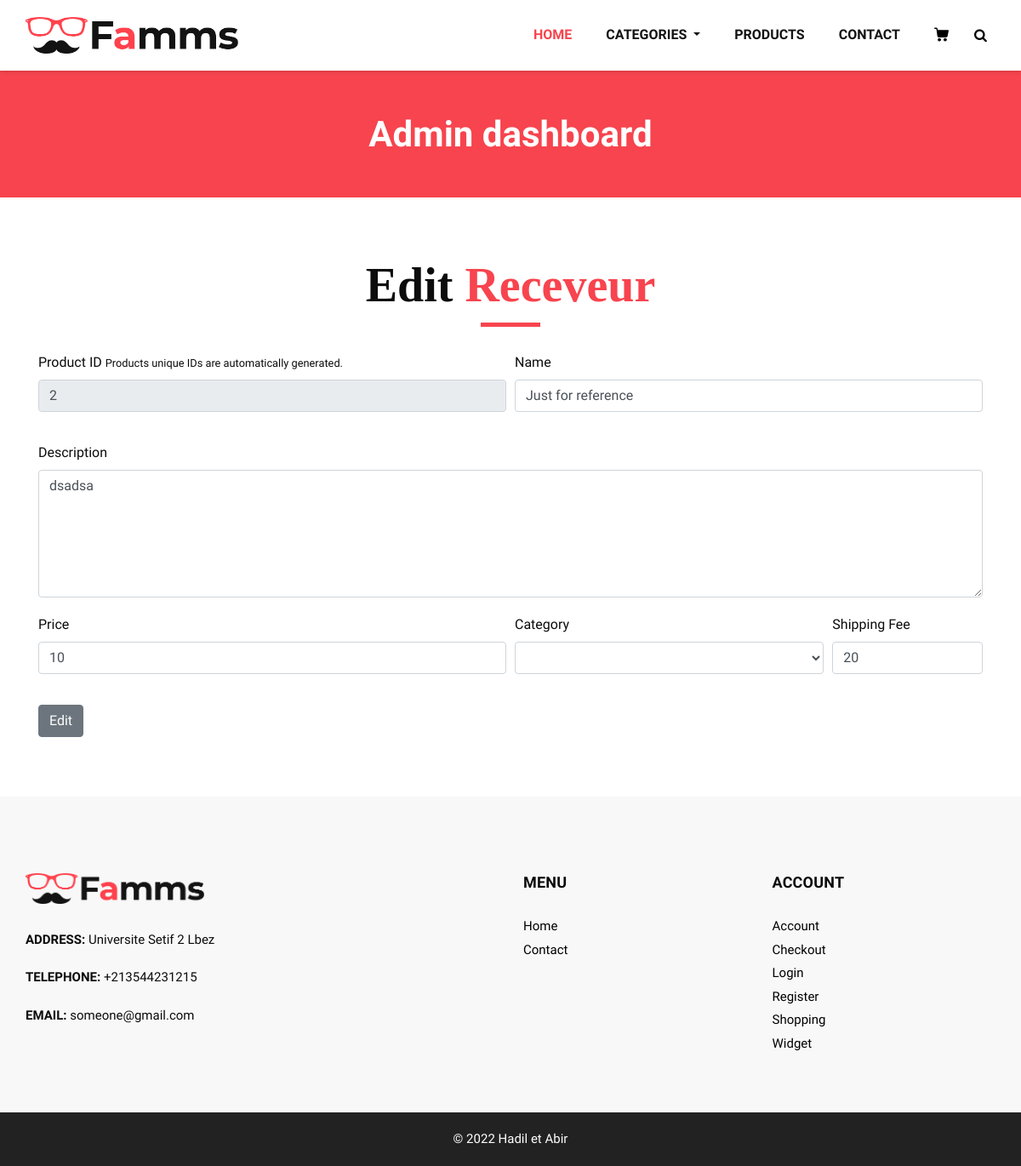
/edit/product/2 (signed in), run on an earlier commit of the app's database.
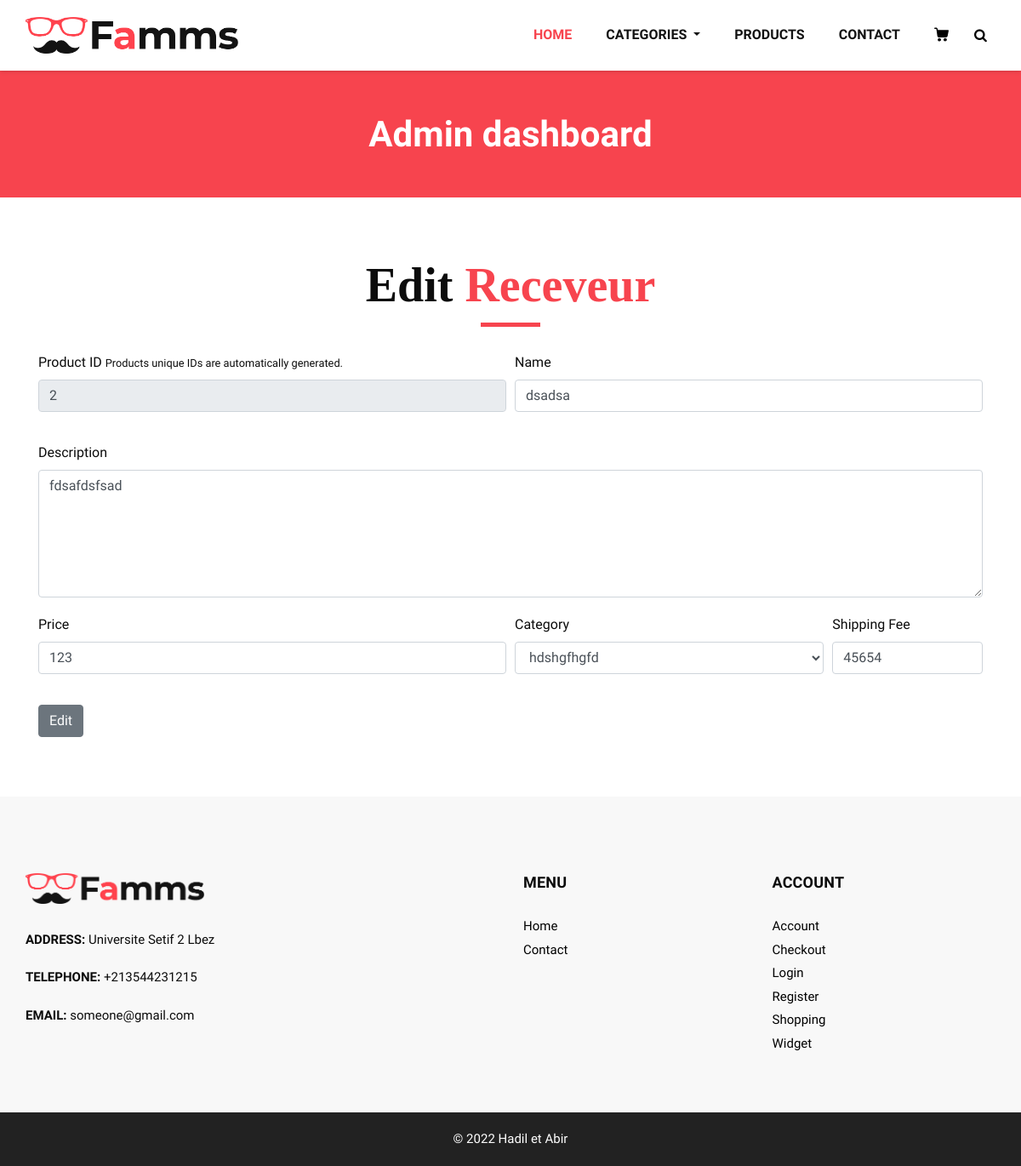
And on a later commit of the database.
### backend.py (models this page shows, shortened)
class Products(database.Model):
    PROID = database.Column(
        database.Integer, primary_key=True)
    CATID = database.Column(
        database.Integer, database.ForeignKey("categories.CATID"))
    name = database.Column(database.String(600), nullable=False)
    description = database.Column(database.String(600), nullable=False)
    price = database.Column(database.Integer, nullable=False)
    shippingFee = database.Column(database.Integer, nullable=False)

class Categories(database.Model):
    CATID = database.Column(database.Integer, primary_key=True)
    name = database.Column(database.String(600), nullable=False)
    description = database.Column(database.String(600), nullable=False)

### backend.py (the view, shortened to what this page needs)
@app.route('/edit/product/<int:id>', methods=["POST", "GET"])
def editPROD(id):
    if (session.get("id") is None or not check_admin(session.get("id"))):
        return redirect('/accessDenied')
    product = Products.query.get_or_404(id)
    categories = Categories.query.filter(Categories.CATID!=product.CATID).all()
    category = Categories.query.get(product.CATID)
    data = {"product": product, "categories": categories, "PROCAT": category}
    return render_template('editPROD.html', data=data)

### backend.py (called while the page is built)
def check_admin(id):
    results = Admin.query.get(id)
    if results is not None:
        return True
    else:
        return False

### templates/editPROD.html
{%extends 'base.html'%} {%block title%}Edit Receveur{%endblock%} {%block
class%}class="sub_page"{%endblock%} {%block main%}
<section class="inner_page_head">
  <div class="container_fuild">
    <div class="row">
      <div class="col-md-12">
        <div class="full">
          <h3>Admin dashboard</h3>
        </div>
      </div>
    </div>
  </div>
</section>
<section id="ManageProducts" class="product_section layout_padding">
  <div class="container">
    <div class="heading_container heading_center">
      <h2>Edit <span>Receveur</span></h2>
    </div>
    <div class="container">
      <form method="POST" enctype="multipart/form-data">
        <div class="form-row">
          <div class="form-group col-md-6">
            <label for="ProductID">Product ID</label>
            <small id="IDHELP">
              Products unique IDs are automatically generated.
            </small>
            <input
              type="email"
              name="productID"
              class="form-control"
              id="ProductID"
              aria-describedby="IDHELP"
              value="{{data['product'].PROID}}"
              readonly
              required
            />
          </div>
          <div class="form-group col-md-6">
            <label for="productName">Name</label>
            <input
              type="text"
              name="productName"
              class="form-control"
              id="productName"
              placeholder="Product name"
              value="{{data['product'].name}}"
              required
            />
          </div>
        </div>
        <div class="form-group">
          <label for="productDesc">Description</label>
          <textarea
            type="text"
            name="productDesc"
            class="form-control"
            id="productDesc"
            placeholder="Description about the product"
            required
          >
{{data['product'].description}}</textarea
          >
        </div>
        <div class="form-row">
          <div class="form-group col-md-6">
            <label for="price">Price</label>
            <input
              type="number"
              class="form-control"
              id="price"
              name="price"
              placeholder="Price per item"
              value="{{data['product'].price}}"
              required
            />
          </div>
          <div class="form-group col-md-4">
            <label for="Categories">Category</label>
            <select name="category" id="Categories" class="form-control">
              <option value="{{data['PROCAT'].CATID}}" selected>
                {{data['PROCAT'].name}}
              </option>
              {%for category in data["categories"]%}
              <option value="{{category.CATID}}">{{category.name}}</option>
              {%endfor%}
            </select>
          </div>
          <div class="form-group col-md-2">
            <label for="fee">Shipping Fee</label>
            <input
              type="number"
              name="fee"
              class="form-control"
              id="fee"
              placeholder="shipping fee"
              value="{{data['product'].shippingFee}}"
              required
            />
          </div>
        </div>
        <button type="submit" class="btn btn-secondary">Edit</button>
      </form>
    </div>
  </div>
</section>
{%endblock%}

What changed in the data, as far as the page shows it:
changed Products "dsadsa": productName "Just for reference" → "dsadsa"; productDesc "dsadsa" → "fdsafdsfsad"; price "10" → "123"; fee "20" → "45654"
added Categories: category "hdshgfhgfd"
